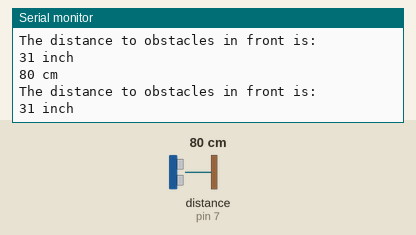
This sketch was run on a simulated Arduino Uno, built with avr-gcc and run on an emulated ATmega328P. Parts: the last lines printed to the serial monitor. The test bench sets the inputs (shaded band); at power-on: distance to the obstacle (sensor on pin 7) 80 cm.

Above: at 1.2 s.
1.3 s: distance to the obstacle (sensor on pin 7) set to 4 cm
At 1.46 s:
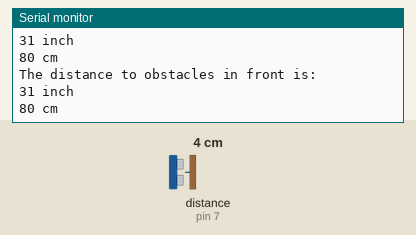
4.3 s: distance to the obstacle (sensor on pin 7) set to 2 cm
At 4.48 s:
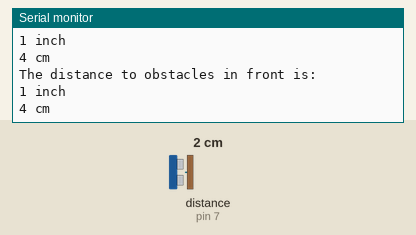
5.8 s: distance to the obstacle (sensor on pin 7) set to 299 cm
At 6.0 s:
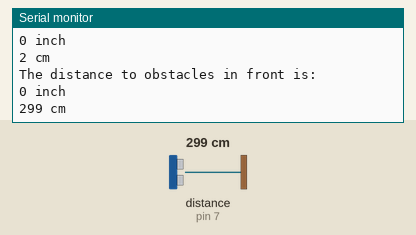
8.8 s: distance to the obstacle (sensor on pin 7) set to 9 cm
At 9.2 s:
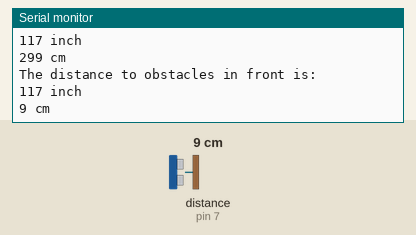
Timing chart, 0 to 11.8 s (numbered marks = the images above; inputs shaded):
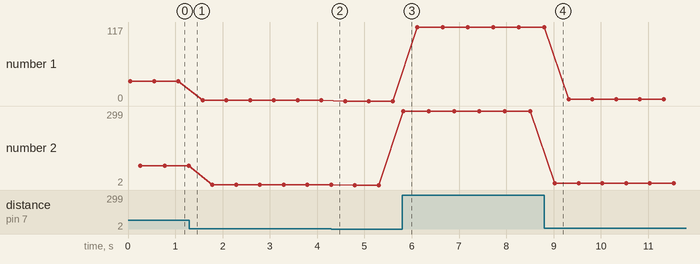

Measured:
- after the input at 5.8 s, the serial monitor: prints a new line at once (image 3)
- after the input at 8.8 s, the serial monitor: prints a new line after 0.22 s (image 4)
- plotted number 1: 31 → 1 after the input at 1.3 s, 1 → 0 after the input at 4.3 s, 0 → 117 after the input at 5.8 s, 117 → 3 after the input at 8.8 s
- plotted number 2: 80 → 4 after the input at 1.3 s, 4 → 2 after the input at 4.3 s, 2 → 299 after the input at 5.8 s, 299 → 9 after the input at 8.8 s

The sketch:

distance.ino
```cpp
#include "Ultrasonic.h"

Ultrasonic ultrasonic(7);
void setup()
{
 Serial.begin(9600);
}
void loop()
{
 long RangeInInches;
 long RangeInCentimeters;

 Serial.println("The distance to obstacles in front is: ");
 RangeInInches = ultrasonic.MeasureInInches();
 Serial.print(RangeInInches);//0~157 inches
 Serial.println(" inch");
 delay(250);

 RangeInCentimeters = ultrasonic.MeasureInCentimeters(); // two measurements should keep an interval
 Serial.print(RangeInCentimeters);//0~400cm
 Serial.println(" cm");
 delay(250);
}
```
